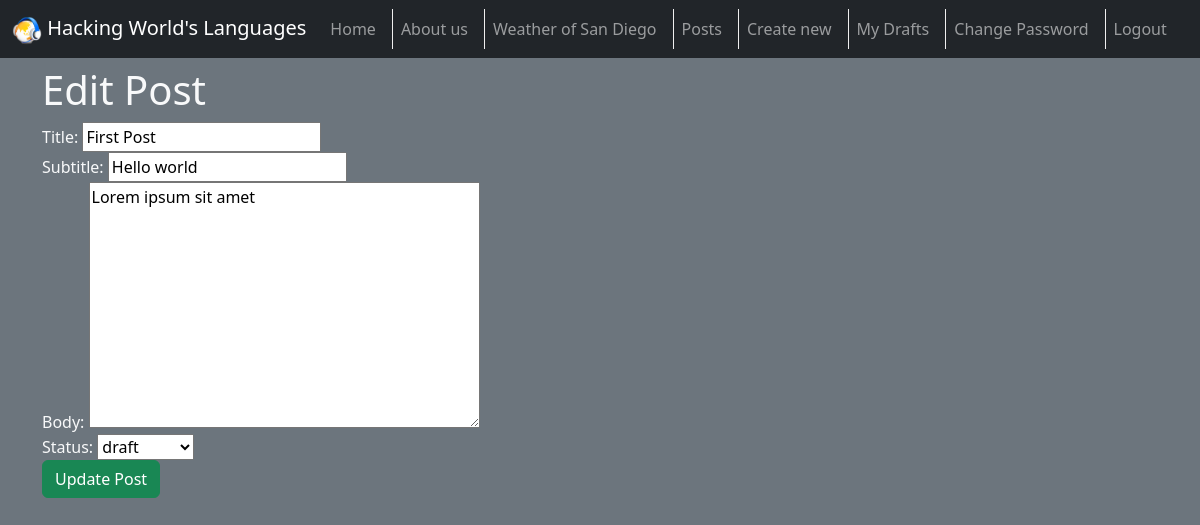
/posts/3/update/ (signed in), run on an earlier commit of the app's database.
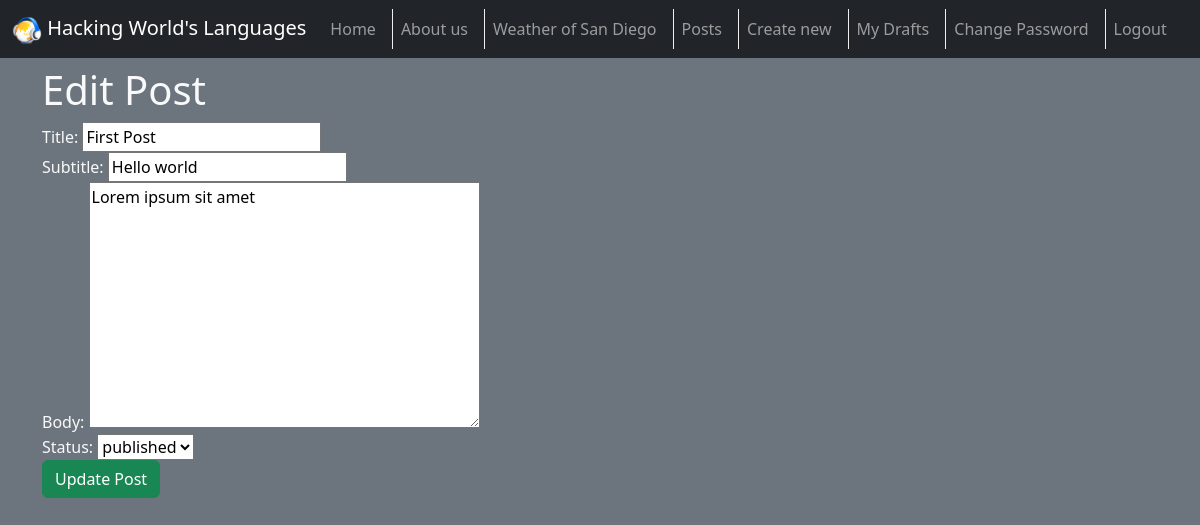
And on a later commit of the database.
### posts/models.py (models this page shows, shortened)
class Post (models.Model):
    title = models.CharField(max_length=100)
    subtitle = models.CharField(max_length=100)
    body = models.TextField()
    created_at = models.DateTimeField(auto_now_add=True)
    author = models.ForeignKey(
        get_user_model(),
        on_delete=models.CASCADE,
    )
    status = models.ForeignKey(
        Status,
        on_delete=models.CASCADE,
        default=2,
    )

### posts/views.py (the view)
# urls.py: path("<int:pk>/update/", PostUpdateView.as_view(), name="edit"),
class PostUpdateView(LoginRequiredMixin, UserPassesTestMixin, UpdateView):
    model = Post
    template_name = "posts/edit.html"
    fields = ["title", "subtitle", "body", "status"]
    def test_func(self):
        obj = self.get_object()
        return self.request.user == obj.author

### posts/models.py (called while the page is built)
    def __str__(self):
        return self.name

### templates/posts/edit.html (shortened to what this page needs)
{% extends 'base.html' %}
{% block content %}
<h1 class="mt-2">Edit Post</h1>
<form method="POST">
    {{ form.as_div }}
    <input type="submit" class="btn btn-success" value="Update Post">
</form>
{% endblock content %}

What changed in the data, as far as the page shows it:
changed Post "First Post": status "draft" → "published"
